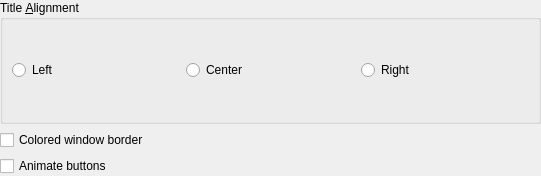
<?xml version="1.0" encoding="UTF-8"?>
<ui version="4.0">
 <class>PlastikConfigDialog</class>
 <widget class="QWidget" name="PlastikConfigDialog">
  <property name="geometry">
   <rect>
    <x>0</x>
    <y>0</y>
    <width>541</width>
    <height>176</height>
   </rect>
  </property>
  <property name="windowTitle">
   <string>Config Dialog</string>
  </property>
  <layout class="QVBoxLayout">
   <property name="margin">
    <number>0</number>
   </property>
   <item>
    <widget class="KButtonGroup" name="titleAlign">
     <property name="title">
      <string>Title &amp;Alignment</string>
     </property>
     <layout class="QHBoxLayout" name="horizontalLayout">
      <item>
       <widget class="QRadioButton" name="kcfg_titleAlignLeft">
        <property name="text">
         <string>Left</string>
        </property>
       </widget>
      </item>
      <item>
       <widget class="QRadioButton" name="kcfg_titleAlignCenter">
        <property name="text">
         <string>Center</string>
        </property>
       </widget>
      </item>
      <item>
       <widget class="QRadioButton" name="kcfg_titleAlignRight">
        <property name="text">
         <string>Right</string>
        </property>
       </widget>
      </item>
     </layout>
    </widget>
   </item>
   <item>
    <widget class="QCheckBox" name="kcfg_coloredBorder">
     <property name="whatsThis">
      <string>Check this option if the window border should be painted in the titlebar color. Otherwise it will be painted in the background color.</string>
     </property>
     <property name="text">
      <string>Colored window border</string>
     </property>
     <property name="shortcut">
      <string/>
     </property>
    </widget>
   </item>
   <item>
    <widget class="QCheckBox" name="kcfg_animateButtons">
     <property name="whatsThis">
      <string>Check this option if you want the buttons to fade in when the mouse pointer hovers over them and fade out again when it moves away.</string>
     </property>
     <property name="text">
      <string>Animate buttons</string>
     </property>
    </widget>
   </item>
  </layout>
 </widget>
 <customwidgets>
  <customwidget>
   <class>KButtonGroup</class>
   <extends>QGroupBox</extends>
   <header>kbuttongroup.h</header>
   <container>1</container>
  </customwidget>
 </customwidgets>
 <tabstops>
  <tabstop>kcfg_animateButtons</tabstop>
 </tabstops>
 <resources/>
 <connections/>
</ui>
